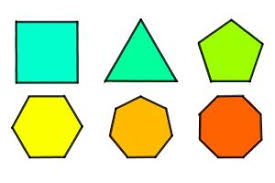
#> input picture Exp7/shapes.jpeg, 275 x 183 px
$ python exp7.py
#> lines starting #> are read from the running program, lines starting #| are printed output that depends on the picture; after the words box and inside, x2 and y2 are one past the last pixel; in counts of white or black regions, pixels touching at a corner belong together
import cv2
import numpy as np

# Load the image
image = cv2.imread("shapes.jpeg")
#> image is the input picture: shape (183, 275, 3); mean B, G, R 180, 229.9, 210

# Check if image is loaded properly
if image is None:
    print("Error: Image not found or cannot be loaded. Check the file path.")
    exit()

gray = cv2.cvtColor(image, cv2.COLOR_BGR2GRAY)  # Convert to grayscale
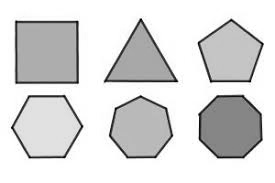
#> gray: shape (183, 275); min 0, max 255, mean 218.3
blurred = cv2.GaussianBlur(gray, (5, 5), 0)  # Apply Gaussian blur
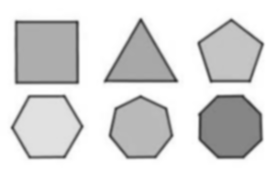
#> blurred: shape (183, 275); min 53, max 255, mean 218.3

# Perform edge detection
edges = cv2.Canny(blurred, 50, 150)
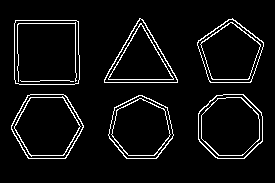
#> edges: shape (183, 275); 5.6% white in thin lines or dots, all inside (x1, y1, x2, y2) = (11, 18, 264, 159)

# Find contours in the edged image
contours, _ = cv2.findContours(edges, cv2.RETR_TREE, cv2.CHAIN_APPROX_SIMPLE)
#> contours = 24 contours, 2 with area under 20; largest, box (x1, y1, x2, y2) and area: (14, 20, 80, 85) 4106, (14, 20, 80, 85) 4104, (11, 94, 84, 159) 3548, (11, 94, 84, 159) 3478, (198, 94, 263, 159) 3410

# Loop through contours and detect shapes
for contour in contours:
    approx = cv2.approxPolyDP(contour, 0.02 * cv2.arcLength(contour, True), True)  # Approximate the contour
    cv2.drawContours(image, [approx], 0, (0, 255, 0), 3)  # Draw the detected shape

    # Get the bounding rectangle for text placement
    x, y, w, h = cv2.boundingRect(approx)

    # Identify the shape based on the number of sides
    if len(approx) == 3:
        shape_name = "Triangle"
    elif len(approx) == 4:
        aspect_ratio = w / float(h)
        shape_name = "Square" if 0.95 <= aspect_ratio <= 1.05 else "Rectangle"
    elif len(approx) > 4:
        shape_name = "Circle"
    else:
        shape_name = "Unknown"

    # Adjust text position dynamically
    text_x = x + w // 2 - 30  # Center horizontally
    text_y = y + h + 20  # Place text slightly below the shape

    cv2.putText(image, shape_name, (text_x, text_y), cv2.FONT_HERSHEY_SIMPLEX, 0.6, (255, 0, 0), 2, cv2.LINE_AA)
#> this loop made 24 passes
#> (approx, x, y, w, h, aspect_ratio, shape_name, text_x) on passes 13 to 14: ([[15, 20], [15, 83], [78, 83], [78, 21]], 15, 20, 64, 64, 1, 'Square', 17), ([[15, 21], [76, 20], [78, 82], [16, 83]], 15, 20, 64, 64, 1, 'Square', 17)
#> (approx, x, y, w, h, shape_name, text_x, text_y) on passes 15, 21, 22, 23, 24: ([[20, 80], [73, 81]], 20, 80, 54, 2, 'Unknown', 17, 102), ([[139, 18], [104, 82], [177, 82]], 104, 18, 74, 65, 'Triangle', 111, 103), ([[140, 18], [176, 82], [104, 81]], 104, 18, 73, 65, 'Triangle', 110, 103), ([[108, 78], [173, 79], [141, 23]], 108, 23, 66, 57, 'Triangle', 111, 100), ([[108, 78], [140, 24], [173, 78]], 108, 24, 66, 55, 'Triangle', 111, 99)
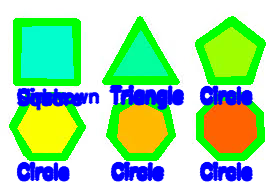
#> image: shape (183, 275, 3); mean B, G, R 162.9, 219.1, 159.4

# Display the image with detected shapes
cv2.imshow("Detected Shapes", image)
cv2.waitKey(0)
cv2.destroyAllWindows()
